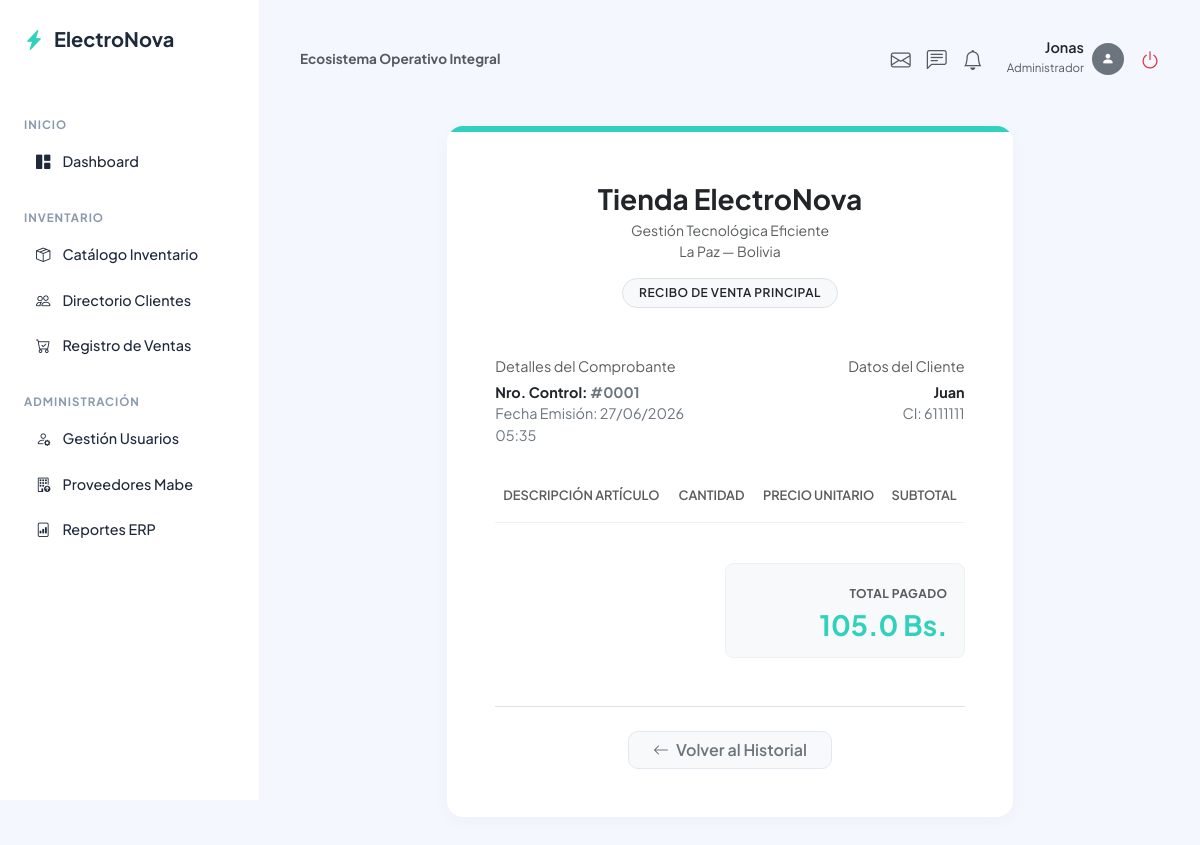
The page /ventas/detail/1 (signed in) on the database its author committed.
### app/auth/models.py (models this page shows)
class Usuario(db.Model, UserMixin):
    __tablename__ = "usuarios"
    id = db.Column(db.Integer, primary_key=True)
    username = db.Column(db.String(100), unique=True, nullable=False)
    password = db.Column(db.String(200), nullable=False)
    rol_id = db.Column(db.Integer, db.ForeignKey("roles.id"), nullable=False)
    @property
    def rol(self):
        return self.rol_rel.nombre if self.rol_rel else "Vendedor"

class Rol(db.Model):
    __tablename__ = "roles"
    id = db.Column(db.Integer, primary_key=True)
    nombre = db.Column(db.String(50), unique=True, nullable=False)
    usuarios = db.relationship("Usuario", backref="rol_rel", lazy=True)

### app/ventas/models.py (models this page shows)
class Venta(db.Model):
    __tablename__ = "ventas"
    id = db.Column(db.Integer, primary_key=True)
    fecha = db.Column(db.DateTime, default=datetime.utcnow)
    total = db.Column(db.Float, default=0.0)
    cliente_id = db.Column(db.Integer, db.ForeignKey("clientes.id"), nullable=False)
    usuario_id = db.Column(db.Integer, db.ForeignKey("usuarios.id"), nullable=False)
    detalles = db.relationship("DetalleVenta", backref="venta_rel", cascade="all, delete-orphan", lazy=True)

### app/clientes/models.py (models this page shows)
class Cliente(db.Model):
    __tablename__ = "clientes"
    id = db.Column(db.Integer, primary_key=True)
    nombre = db.Column(db.String(150), nullable=False)
    nit_ci = db.Column(db.String(20), unique=True, nullable=False)
    telefono = db.Column(db.String(20), nullable=True)
    ventas = db.relationship("Venta", backref="cliente_rel", lazy=True)

### app/ventas/routes.py (the view)
@ventas_bp.route("/detail/<int:id>")
@login_required
def detail(id):
    venta = Venta.query.get_or_404(id)
    return render_template("ventas/detail.html", venta=venta)

### app/ventas/templates/ventas/detail.html (shortened to what this page needs)
{% extends 'base.html' %}
{% block content %}
<div class="row justify-content-center mt-3">
    <div class="col-lg-8">
        <div class="cleo-card p-4 p-md-5 position-relative overflow-hidden">
            <div class="position-absolute top-0 start-0 w-100" style="height: 6px; background-color: var(--cleo-primary);"></div>
            <div class="text-center mb-5 mt-2">
                <h3 class="fw-bold text-dark mb-1">Tienda ElectroNova</h3>
                <p class="text-muted small mb-0">Gestión Tecnológica Eficiente</p>
                <p class="text-muted small mb-3">La Paz — Bolivia</p>
                <span class="badge bg-light text-dark border px-3 py-2 fw-semibold" style="border-radius: 20px; letter-spacing: 0.5px;">
                    RECIBO DE VENTA PRINCIPAL
                </span>
            </div>
            <div class="row mb-4 g-3" style="font-size: 0.9rem;">
                <div class="col-sm-6">
                    <div class="text-muted mb-1">Detalles del Comprobante</div>
                    <div class="fw-bold text-dark">Nro. Control: <span class="text-secondary">#000{{ venta.id }}</span></div>
                    <div class="text-secondary">Fecha Emisión: {{ venta.fecha.strftime('%d/%m/%Y %H:%M') }}</div>
                </div>
                <div class="col-sm-6 text-sm-end">
                    <div class="text-muted mb-1">Datos del Cliente</div>
                    <div class="fw-bold text-dark">{{ venta.cliente_rel.nombre }}</div>
                    <div class="text-secondary">CI: {{ venta.cliente_rel.nit_ci }}</div>
                </div>
            </div>
            <div class="table-responsive my-4">
                <table class="table align-middle" style="font-size: 0.92rem;">
                    <thead style="background-color: #fafbfc; border-bottom: 1px solid #edf2f7;">
                        <tr>
                            <th class="py-3 text-muted fw-semibold" style="font-size: 0.8rem; text-transform: uppercase;">Descripción Artículo</th>
                            <th class="py-3 text-center text-muted fw-semibold" style="font-size: 0.8rem; text-transform: uppercase;">Cantidad</th>
                            <th class="py-3 text-end text-muted fw-semibold" style="font-size: 0.8rem; text-transform: uppercase;">Precio Unitario</th>
                            <th class="py-3 text-end text-muted fw-semibold" style="font-size: 0.8rem; text-transform: uppercase;">Subtotal</th>
                        </tr>
                    </thead>
                </table>
            </div>
            <div class="d-flex flex-column align-items-end mt-4">
                <div class="p-3 bg-light rounded-3 text-end" style="min-width: 240px; border: 1px solid #edf2f7;">
                    <span class="text-muted small text-uppercase fw-bold block" style="font-size: 0.75rem; letter-spacing: 0.5px;">Total Pagado</span>
                    <h3 class="fw-bold mb-0 mt-1" style="color: var(--cleo-primary);">{{ venta.total }} Bs.</h3>
                </div>
            </div>
            <div class="mt-5 text-center border-top pt-4">
                <a href="{{ url_for('ventas.index') }}" class="btn btn-light px-4 text-secondary fw-semibold" style="border-radius: 10px; border: 1px solid #e2e8f0;">
                    <i class="bi bi-arrow-left me-1"></i> Volver al Historial
                </a>
            </div>
        </div>
    </div>
</div>
{% endblock %}

### app/templates/base.html (shortened to what this page needs)
<!DOCTYPE html>
<html lang="es">
<head>
    <link href="https://cdn.jsdelivr.net/npm/bootstrap@5.3.0/dist/css/bootstrap.min.css" rel="stylesheet">
    <link rel="stylesheet" href="https://cdn.jsdelivr.net/npm/bootstrap-icons@1.11.0/font/bootstrap-icons.css">
</head>
<body>
    <div class="wrapper">
        {% if current_user.is_authenticated %}
            <aside class="sidebar">
                <a href="{{ url_for('core.dashboard') }}" class="brand-logo">
                    <i class="bi bi-lightning-charge-fill" style="color: var(--cleo-primary);"></i> ElectroNova
                </a>
                <div class="menu-category">Inicio</div>
                <ul class="nav-menu">
                    <li class="nav-menu-item">
                        <a href="{{ url_for('core.dashboard') }}" class="nav-menu-link">
                            <i class="bi bi-grid-1x2-fill"></i> Dashboard
                        </a>
                    </li>
                </ul>
                <div class="menu-category">Inventario</div>
                <ul class="nav-menu">
                    <li class="nav-menu-item">
                        <a href="{{ url_for('inventario.index') }}" class="nav-menu-link">
                            <i class="bi bi-box-seam"></i> Catálogo Inventario
                        </a>
                    </li>
                    <li class="nav-menu-item">
                        <a href="{{ url_for('clientes.index') }}" class="nav-menu-link">
                            <i class="bi bi-people"></i> Directorio Clientes
                        </a>
                    </li>
                    <li class="nav-menu-item">
                        <a href="{{ url_for('ventas.index') }}" class="nav-menu-link">
                            <i class="bi bi-cart-check"></i> Registro de Ventas
                        </a>
                    </li>
                </ul>
                {% if current_user.rol == 'Administrador' %}
                <div class="menu-category">Administración</div>
                <ul class="nav-menu">
                    <li class="nav-menu-item">
                        <a href="{{ url_for('auth.usuarios_index') }}" class="nav-menu-link">
                            <i class="bi bi-person-gear"></i> Gestión Usuarios
                        </a>
                    </li>
                    <li class="nav-menu-item">
                        <a href="{{ url_for('inventario.proveedores') }}" class="nav-menu-link">
                            <i class="bi bi-building-up"></i> Proveedores Mabe
                        </a>
                    </li>
                    <li class="nav-menu-item">
                        <a href="{{ url_for('core.reportes') }}" class="nav-menu-link">
                            <i class="bi bi-file-bar-graph"></i> Reportes ERP
                        </a>
                    </li>
                </ul>
                {% endif %}
            </aside>
        {% endif %}
        <main class="main-content {% if current_user.is_authenticated %}authenticated{% else %}guest{% endif %}">
            {% if current_user.is_authenticated %}
                <header class="top-bar">
                    <div>
                        <h5 class="fw-bold mb-0 text-muted" style="font-size: 0.85rem;">Ecosistema Operativo Integral</h5>
                    </div>
                    <div class="d-flex align-items-center gap-4">
                        <div class="text-muted d-flex gap-3 fs-5">
                            <i class="bi bi-envelope" style="cursor: pointer;"></i>
                            <i class="bi bi-chat-left-text" style="cursor: pointer;"></i>
                            <i class="bi bi-bell" style="cursor: pointer;"></i>
                        </div>
                        <div class="d-flex align-items-center gap-2">
                            <div class="text-end">
                                <span class="fw-semibold text-dark d-block" style="font-size: 0.9rem; line-height: 1;">{{ current_user.username }}</span>
                                <small class="text-muted" style="font-size: 0.72rem;">{{ current_user.rol }}</small>
                            </div>
                            <div class="bg-secondary rounded-circle d-flex align-items-center justify-content-center text-white" style="width: 32px; height: 32px; font-size: 0.8rem;">
                                <i class="bi bi-person-fill"></i>
                            </div>
                            <a href="{{ url_for('auth.logout') }}" class="text-danger ms-2 fs-5" title="Cerrar Sesión">
                                <i class="bi bi-power"></i>
                            </a>
                        </div>
                    </div>
                </header>
            {% endif %}
            {% block content %}{% endblock %}
        </main>
    </div>
</body>
</html>

### app/templates/base.html (style rules this page uses)
:root { --cleo-bg: #f4f7fe; --cleo-sidebar-bg: #ffffff; --cleo-primary: #30D1BE; --cleo-primary-hover: #26b3a3; --cleo-text-dark: #1e293b; --cleo-text-muted: #8a99ad; --cleo-card-shadow: 0px 4px 20px rgba(0, 0, 0, 0.03); }
body { background-color: var(--cleo-bg); font-family: 'Plus Jakarta Sans', sans-serif; color: var(--cleo-text-dark); overflow-x: hidden; margin: 0; padding: 0; }
.wrapper { display: flex; min-height: 100vh; }
.sidebar { width: 260px; background-color: var(--cleo-sidebar-bg); border-right: 1px solid rgba(0,0,0,0.04); padding: 24px; display: flex; flex-direction: column; position: fixed; height: 100vh; z-index: 100; }
.brand-logo { font-size: 1.25rem; font-weight: 700; color: var(--cleo-text-dark); text-decoration: none; display: flex; align-items: center; gap: 10px; margin-bottom: 40px; }
.menu-category { font-size: 0.72rem; text-transform: uppercase; letter-spacing: 1px; color: var(--cleo-text-muted); font-weight: 700; margin-top: 22px; margin-bottom: 8px; }
.nav-menu { list-style: none; padding-left: 0; margin-bottom: 0; }
.nav-menu-item { margin-bottom: 4px; }
.nav-menu-link { display: flex; align-items: center; gap: 12px; padding: 10px 12px; color: var(--cleo-text-dark); text-decoration: none; font-size: 0.9rem; font-weight: 500; border-radius: 8px; transition: all 0.2s ease; }
.main-content { flex-grow: 1; min-height: 100vh; display: flex; flex-direction: column; }
.main-content.authenticated { margin-left: 260px; padding: 40px; }
.top-bar { display: flex; justify-content: space-between; align-items: center; margin-bottom: 32px; }
.cleo-card { background: #ffffff; border: none; border-radius: 16px; box-shadow: var(--cleo-card-shadow); padding: 24px; margin-bottom: 24px; }

### rows shown on the page
Usuario: username "Jonas"
Rol: rol "Administrador"
Venta: id "1", fecha "27/06/2026 05:35", total "105.0"
Cliente: cliente_rel.nombre "Juan", cliente_rel.nit_ci "6111111"
